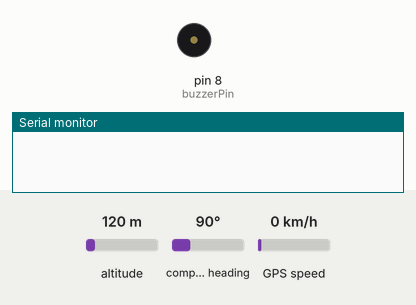
This sketch was run on a simulated Arduino Uno, built with avr-gcc and run on an emulated ATmega328P. Shown: buzzer (waves = sounding, pin HIGH), the last lines printed to the serial monitor. Inputs (shaded band) come from the test bench; at power-on: compass heading 90°, altitude 120 m, GPS speed 0 km/h. The GPS gets a fix after 3 s at 37.7749, -122.4194 with 8 satellites.

Above: at 1.2 s.
1.3 s: compass heading set to 180°
At 4.0 s:
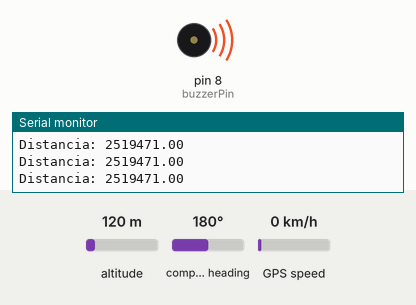
Timing chart, 0 to 5.5 s (numbered marks = the images above; inputs shaded):
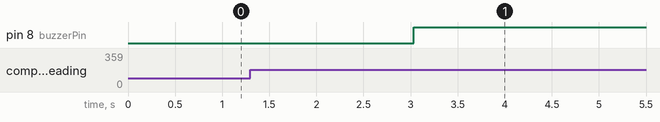

The sketch:

GPS_geocerca.ino
```cpp
#include <SoftwareSerial.h>
#include <TinyGPS++.h>

static const int RXPin = 4;
static const int TXPin = 3;
static const uint32_t GPSBaud = 9600;

const int buzzerPin = 8;

SoftwareSerial gpsSerial(RXPin, TXPin);
TinyGPSPlus gps;

// Punto central
double centroLat = 22.783575;
double centroLng = -102.614936;

double radio = 50.0; // metros

void setup() {
  Serial.begin(9600);
  gpsSerial.begin(GPSBaud);
  pinMode(buzzerPin, OUTPUT);
}

void loop() {

  while (gpsSerial.available() > 0) {
    gps.encode(gpsSerial.read());
  }

  if (gps.location.isValid()) {

    double distancia = TinyGPSPlus::distanceBetween(
      gps.location.lat(),
      gps.location.lng(),
      centroLat,
      centroLng
    );

    Serial.print("Distancia: ");
    Serial.println(distancia);

    if (distancia > radio) {
      digitalWrite(buzzerPin, HIGH); // Se salió
    } else {
      digitalWrite(buzzerPin, LOW);  // Dentro
    }
  }
}
```
